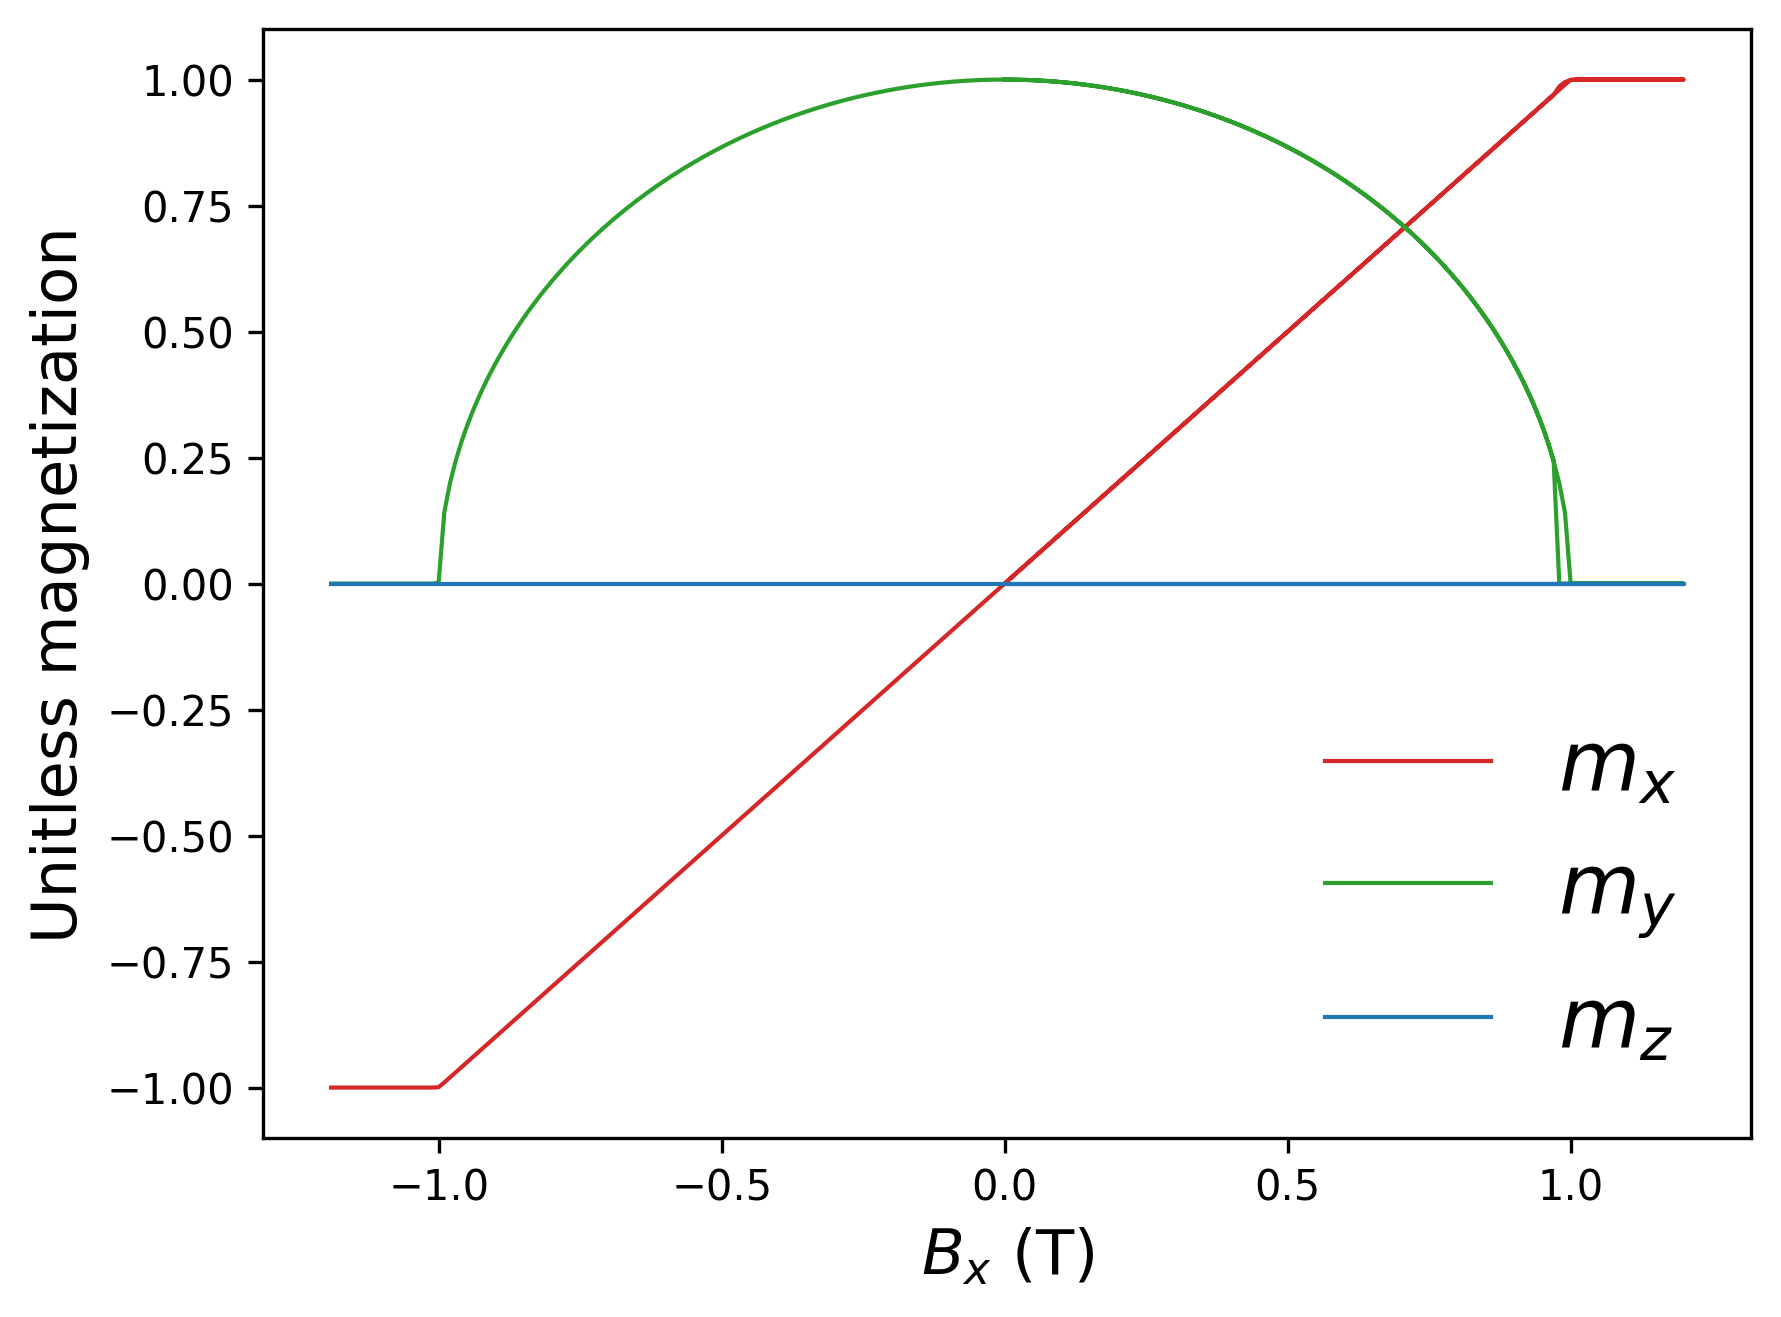

This chart was generated by the following Python code:
import numpy as np
import matplotlib.pyplot as plt


data = np.loadtxt("plot-123.txt", skiprows=1)

Bx = data[:, 4]

mx = data[:, 1]
my = data[:, 2]
mz = data[:, 3]

fig, ax = plt.subplots()

ax.plot(Bx, mx, lw=1, color="tab:red", label="$m_x$")
ax.plot(Bx, my, lw=1, color="tab:green", label="$m_y$")
ax.plot(Bx, mz, lw=1, color="tab:blue", label="$m_z$")

ax.legend(loc="lower right", frameon=False, fontsize=20)

ax.set_xlabel("$B_x$ (T)", fontsize=15)
ax.set_ylabel("Unitless magnetization", fontsize=15)

plt.savefig("plot-2.png", dpi=300, bbox_inches="tight")
plt.close()
